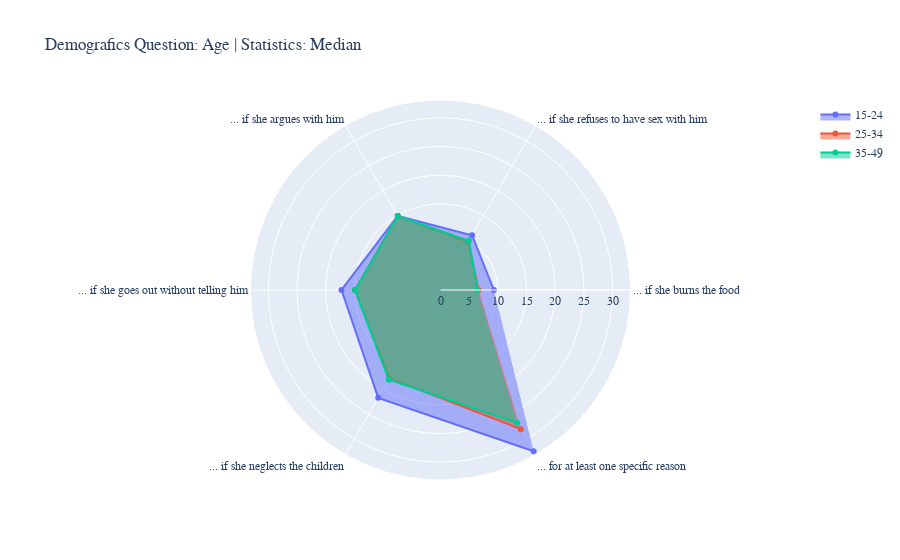

Notebook cell for this chart:
### Code cell
show_answers_per_demographic_question("Age")

### Figure 1 — Plotly figure (JSON) as saved in the notebook; plotly's stock layout.template omitted (floating-point values rounded to 4 significant figures)
{"data": [{"fill": "toself", "name": "15-24", "r": [9.3, 11, 14.9, 17.25, 21.7, 32.45], "theta": ["... if she burns the food", "... if she refuses to have sex with him", "... if she argues with him", "... if she goes out without telling him", "... if she neglects the children", "... for at least one specific reason"], "type": "scatterpolar"}, {"fill": "toself", "name": "25-34", "r": [6.65, 9.65, 14.9, 14.9, 17.75, 28], "theta": ["... if she burns the food", "... if she refuses to have sex with him", "... if she argues with him", "... if she goes out without telling him", "... if she neglects the children", "... for at least one specific reason"], "type": "scatterpolar"}, {"fill": "toself", "name": "35-49", "r": [6.45, 9.9, 14.9, 14.9, 18.05, 26.7], "theta": ["... if she burns the food", "... if she refuses to have sex with him", "... if she argues with him", "... if she goes out without telling him", "... if she neglects the children", "... for at least one specific reason"], "type": "scatterpolar"}], "layout": {"font": {"family": "Courier New, monospace", "size": 12}, "title": {"text": "Demografics Question: Age | Statistics: Median"}}}
